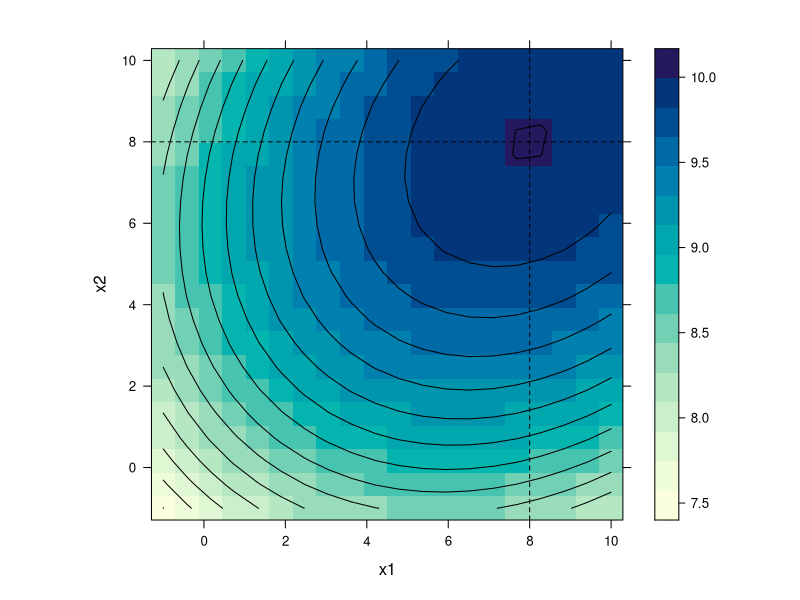
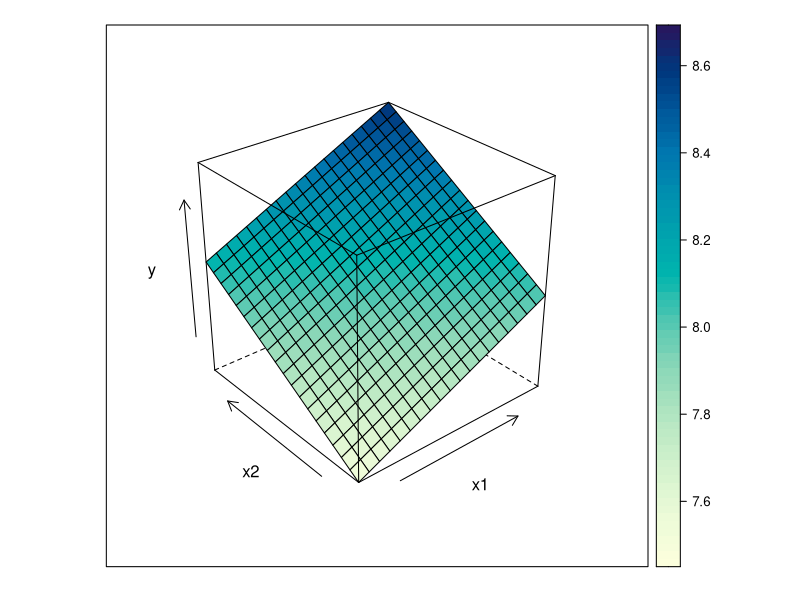
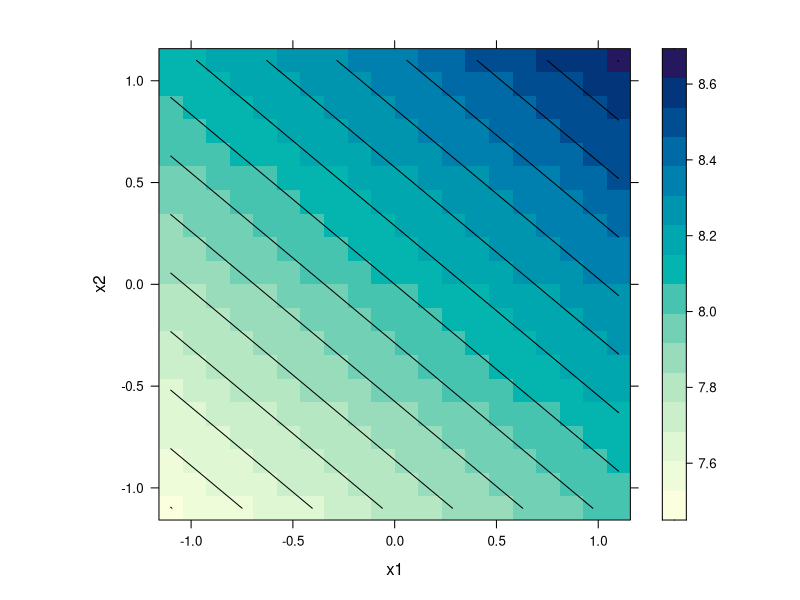
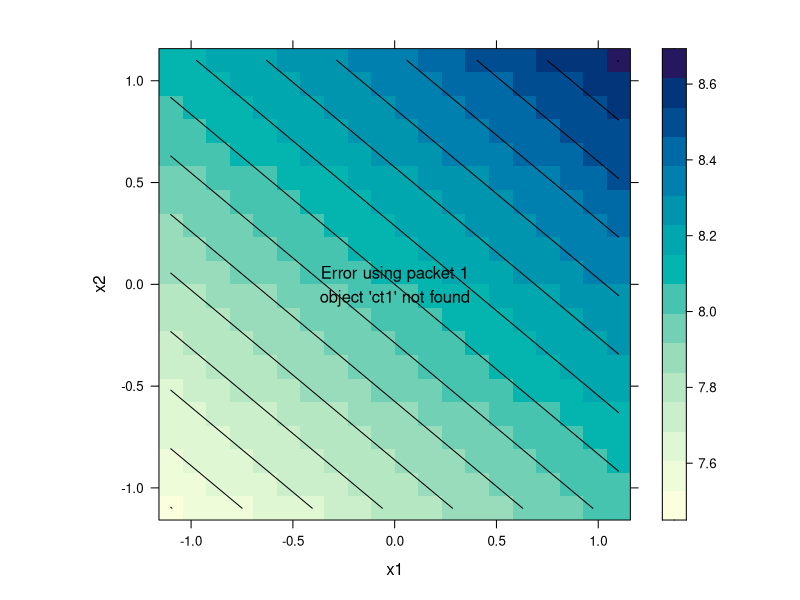
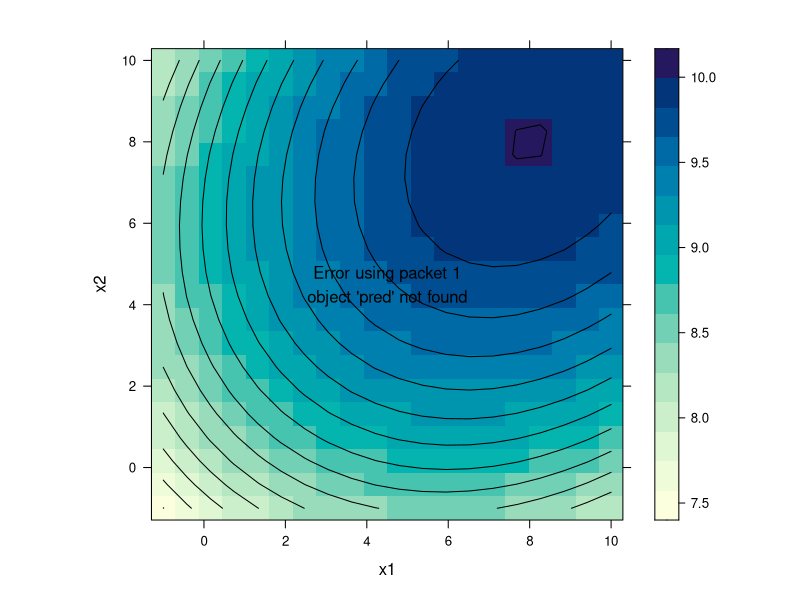
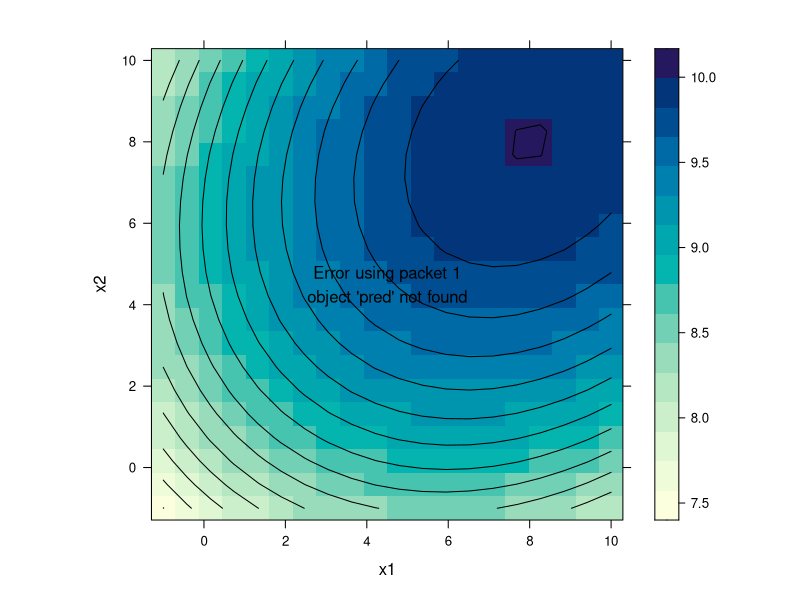
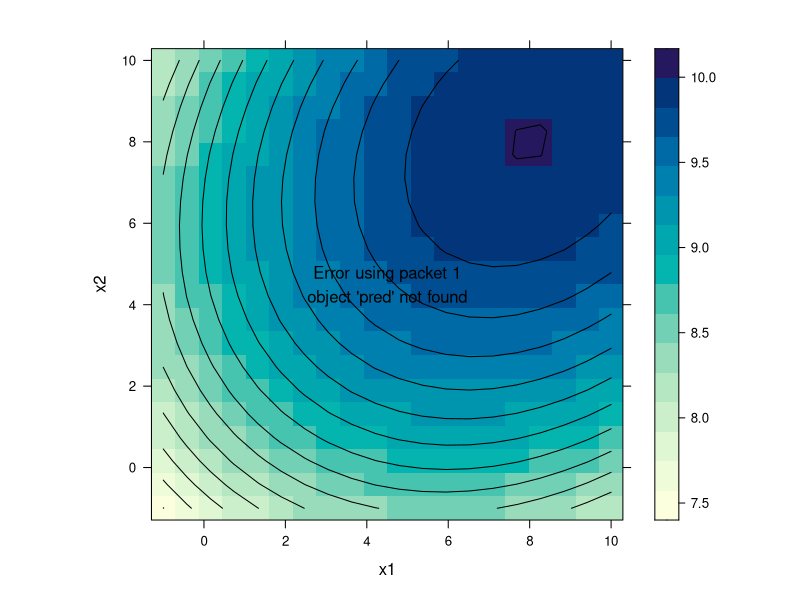
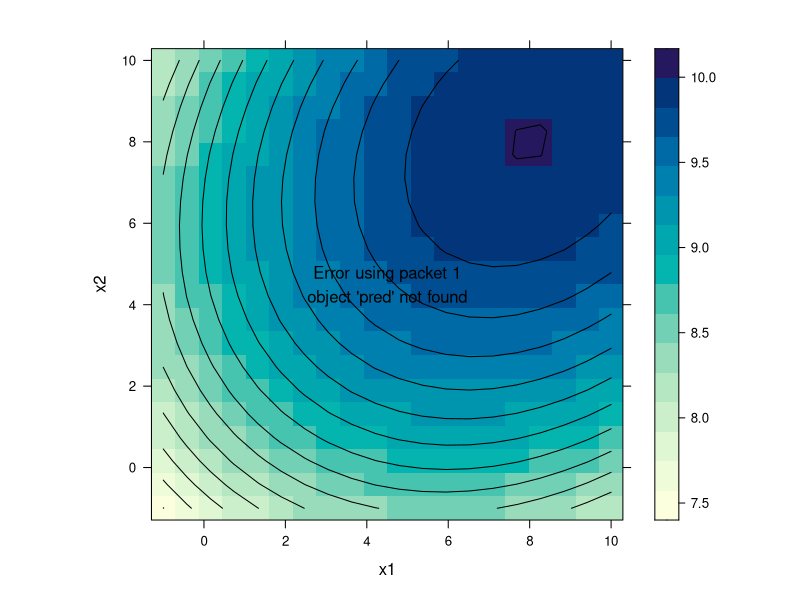

These charts were generated, in order, by the following R code:
#-----------------------------------------------------------------------
# Carregando pacotes e funções.

library(lattice)
library(latticeExtra)

# Para criar uma sequência de valores.
eseq <- function(x, n = 20) {
    r <- extendrange(x)
    s <- seq(r[1], r[2], length.out = n[1])
    return(s)
}

# Para gear a superfície teórica de um fenômeno. O ponto estácionário é
# em x1 = 8 e x2 = 8 e o valor no ponto estacionário é y = 10.
superficie <- function(x1, x2) {
    x1 <- x1 - 8
    x2 <- x2 - 8
    y <- 10 +
        -0.02 * (x1^2) +
         -0.02 * (x2^2) +
         0.01 * x1 * x2
    return(y)
}

# Para adicionar um erro aos valores simulados.
erro <- function(y, sd = 0.05) {
    y <- y + rnorm(length(y), 0, sd = sd)
    return(y)
}

# Visualizando a superfície teórica.
da <- expand.grid(x1 = seq(-1, 10, length.out = 20),
                  x2 = seq(-1, 10, length.out = 20))
da$y <- with(da, superficie(x1, x2))

levelplot(y ~ x1 + x2, data = da, contour = TRUE, aspect = "iso") +
    layer(panel.abline(v = 8, h = 8, lty = 2))

#-----------------------------------------------------------------------
# Primeiro experimento: fatorial 2^k com pontos centrais.

# Centro do experimento.
ct1 <- c(0, 0)

# Pontos fatoriais.
exp1 <- expand.grid(x1 = c(-1, 1),
                    x2 = c(-1, 1))

# Pontos centrais.
exp1 <- rbind(exp1, matrix(ct1,
                           byrow = TRUE,
                           nrow = 4,
                           ncol = 2,
                           dimnames = list(NULL, names(exp1))))

# Classificando observações do centro para estimar efeito de curvatura.
exp1$centro <- gl(n = 2, k = 4)

# Plano experimental.
exp1

# Simulando valores da resposta.
set.seed(123)
exp1$y <- with(exp1, erro(superficie(x1, x2)))

# Ajustando o modelo.
m1 <- lm(y ~ x1 * x2 + centro, data = exp1)
anova(m1)

# Reduzindo o modelo.
m1 <- lm(y ~ x1 + x2, data = exp1)
anova(m1)

# Estimativas dos coeficientes.
summary(m1)

# Efeitos de x1 e x2 para obter a direção do próximo plano.
b1 <- coef(m1)[-1]
b1

# Predição.
pred <- with(exp1,
             expand.grid(x1 = eseq(x1),
                         x2 = eseq(x2)))
pred$y <- predict(m1, newdata = pred)

wireframe(y ~ x1 + x2, data = pred, drape = TRUE)
levelplot(y ~ x1 + x2, data = pred, contour = TRUE, aspect = "iso")

levelplot(y ~ x1 + x2, data = pred, contour = TRUE, aspect = "iso") +
    layer(panel.arrows(ct1[1],
                       ct1[2],
                       ct1[1] + b1[1],
                       ct1[2] + b1[2],
                       length = 0.1))

#-----------------------------------------------------------------------
# Experimento 2.

# Direção de maior inclinação.
b1[1]/b1[2]

levelplot(y ~ x1 + x2, data = da, contour = TRUE, aspect = "iso") +
    layer(panel.levelplot(x = pred$x1, y = pred$x2, z = pred$y,
                          subscripts = 1:length(pred$x1),
                          contour = TRUE,
                          col.regions = grey.colors)) +
    layer(panel.rect(min(x1), min(x2), max(x1), max(x2)),
          data = exp1) +
    layer(panel.arrows(ct1[1],
                       ct1[2],
                       ct1[1] + 10 * b1[1],
                       ct1[2] + 10 * b1[2],
                       length = 0.1))

# Centro do novo plano experimental é ponta da seta.
ct2 <- 10 * b1

# Plano experimental centrado no novo centro.
exp2 <- expand.grid(x1 = ct2[1] + c(-1, 1),
                    x2 = ct2[2] + c(-1, 1))
exp2 <- rbind(exp2, matrix(ct2,
                           byrow = TRUE,
                           nrow = 4,
                           ncol = 2,
                           dimnames = list(NULL, names(exp2))))
exp2$centro <- gl(n = 2, k = 4)

# Resposta observada.
set.seed(234)
exp2$y <- with(exp2, erro(superficie(x1, x2)))
exp2

# Ajuste do modelo.
m2 <- lm(y ~ x1 * x2 + centro, data = exp2)
anova(m2)

# Ajuste do modelo reduzido.
m2 <- lm(y ~ x1 + x2, data = exp2)
anova(m2)

# Estimativas dos efeitos.
summary(m2)

# Efeitos de x1 e x2.
b2 <- coef(m2)[-1]
b2

# Predição.
pred <- with(exp2,
             expand.grid(x1 = eseq(x1),
                         x2 = eseq(x2)))
pred$y <- predict(m2, newdata = pred)

levelplot(y ~ x1 + x2, data = da, contour = TRUE, aspect = "iso") +
    layer(panel.levelplot(x = pred$x1, y = pred$x2, z = pred$y,
                          subscripts = 1:length(pred$x1),
                          contour = TRUE,
                          col.regions = grey.colors)) +
    layer(panel.rect(min(x1), min(x2), max(x1), max(x2)),
          data = exp2) +
    layer(panel.arrows(ct2[1],
                       ct2[2],
                       ct2[1] + 10 * b2[1],
                       ct2[2] + 10 * b2[2],
                       length = 0.1)) +
    layer(panel.rect(min(x1), min(x2), max(x1), max(x2)),
          data = exp1) +
    layer(panel.arrows(ct1[1],
                       ct1[2],
                       ct1[1] + 10 * b1[1],
                       ct1[2] + 10 * b1[2],
                       length = 0.1))

#-----------------------------------------------------------------------
# Experimento 3.

# Direção de maior inclinação.
b2[1]/b2[2]

# Centro do novo plano
ct3 <- ct2 + 10 * c(b2[1], b2[2])

# Novo plano experimental.
exp3 <- expand.grid(x1 = ct3[1] + c(-1, 1),
                    x2 = ct3[2] + c(-1, 1))
exp3 <- rbind(exp3, matrix(ct3,
                           byrow = TRUE,
                           nrow = 4,
                           ncol = 2,
                           dimnames = list(NULL, names(exp3))))
exp3$centro <- gl(n = 2, k = 4)

# Obtendo a resposta.
set.seed(234)
exp3$y <- with(exp3, erro(superficie(x1, x2)))
exp3

# Ajuste do modelo.
m3 <- lm(y ~ x1 * x2 + centro, data = exp3)
anova(m3)

# Ajuste do modelo reduzido.
m3 <- lm(y ~ x1 + x2, data = exp3)
anova(m3)

# Estimativas dos efeitos.
summary(m3)

# NOTE: x1 e x2 não foram significativos (à 5%) nesse experimento e isso
# é um indicatico de proximidade da região estacionária.

# Efeitos de x1 e x2.
b3 <- coef(m3)[-1]
b3

# Predição.
pred <- with(exp3,
             expand.grid(x1 = eseq(x1),
                         x2 = eseq(x2)))
pred$y <- predict(m3, newdata = pred)

levelplot(y ~ x1 + x2, data = da, contour = TRUE, aspect = "iso") +
    layer(panel.levelplot(x = pred$x1, y = pred$x2, z = pred$y,
                          subscripts = 1:length(pred$x1),
                          contour = TRUE,
                          col.regions = grey.colors)) +
    layer(panel.rect(min(x1), min(x2), max(x1), max(x2)),
          data = exp3) +
    layer(panel.arrows(ct3[1],
                       ct3[2],
                       ct3[1] + 20 * b3[1],
                       ct3[2] + 20 * b3[2],
                       length = 0.1)) +
    layer(panel.rect(min(x1), min(x2), max(x1), max(x2)),
          data = exp2) +
    layer(panel.arrows(ct2[1],
                       ct2[2],
                       ct2[1] + 10 * b2[1],
                       ct2[2] + 10 * b2[2],
                       length = 0.1)) +
    layer(panel.rect(min(x1), min(x2), max(x1), max(x2)),
          data = exp1) +
    layer(panel.arrows(ct1[1],
                       ct1[2],
                       ct1[1] + 10 * b1[1],
                       ct1[2] + 10 * b1[2],
                       length = 0.1))


#-----------------------------------------------------------------------
# Experimento 3.

# Direção de maior inclinação.
b3[1]/b3[2]

# Centro do novo plano
ct4 <- ct3 + 10 * c(b2[1], b2[2])

# Novo plano experimental.
exp3 <- expand.grid(x1 = ct3[1] + c(-1, 1),
                    x2 = ct3[2] + c(-1, 1))
exp3 <- rbind(exp3, matrix(ct3,
                           byrow = TRUE,
                           nrow = 4,
                           ncol = 2,
                           dimnames = list(NULL, names(exp3))))
exp3$centro <- gl(n = 2, k = 4)

# Obtendo a resposta.
set.seed(234)
exp3$y <- with(exp3, erro(superficie(x1, x2)))
exp3

# Ajuste do modelo.
m3 <- lm(y ~ x1 * x2 + centro, data = exp3)
anova(m3)

# Ajuste do modelo reduzido.
m3 <- lm(y ~ x1 + x2, data = exp3)
anova(m3)

# Estimativas dos efeitos.
summary(m3)

# NOTE: x1 e x2 não foram significativos (à 5%) nesse experimento e isso
# é um indicatico de proximidade da região estacionária.

# Efeitos de x1 e x2.
b3 <- coef(m3)[-1]
b3

# Predição.
pred <- with(exp3,
             expand.grid(x1 = eseq(x1),
                         x2 = eseq(x2)))
pred$y <- predict(m3, newdata = pred)

levelplot(y ~ x1 + x2, data = da, contour = TRUE, aspect = "iso") +
    layer(panel.levelplot(x = pred$x1, y = pred$x2, z = pred$y,
                          subscripts = 1:length(pred$x1),
                          contour = TRUE,
                          col.regions = grey.colors)) +
    layer(panel.rect(min(x1), min(x2), max(x1), max(x2)),
          data = exp3) +
    layer(panel.arrows(ct3[1],
                       ct3[2],
                       ct3[1] + 20 * b3[1],
                       ct3[2] + 20 * b3[2],
                       length = 0.1)) +
    layer(panel.rect(min(x1), min(x2), max(x1), max(x2)),
          data = exp2) +
    layer(panel.arrows(ct2[1],
                       ct2[2],
                       ct2[1] + 10 * b2[1],
                       ct2[2] + 10 * b2[2],
                       length = 0.1)) +
    layer(panel.rect(min(x1), min(x2), max(x1), max(x2)),
          data = exp1) +
    layer(panel.arrows(ct1[1],
                       ct1[2],
                       ct1[1] + 10 * b1[1],
                       ct1[2] + 10 * b1[2],
                       length = 0.1))


#-----------------------------------------------------------------------
# Experimento 4 - Entrar com o Planejamento Composto central.

# Direção de maior inclinação.
b3[1]/b3[2]

# Centro do novo plano
ct4 <- ct3 + 20 * c(b3[1], b3[2])

# Planejamento composto central.
r <- sqrt(2)
exp4 <- expand.grid(x1 = ct4[1] + c(-1, 1),
                    x2 = ct4[2] + c(-1, 1))
exp4 <- rbind(exp4,
              data.frame(x1 = ct4[1] + c(r, -r, 0, 0),
                         x2 = ct4[2] + c(0, 0, r, -r)))
exp4 <- rbind(exp4, matrix(ct4,
                           byrow = TRUE,
                           nrow = 4,
                           ncol = 2,
                           dimnames = list(NULL, names(exp4))))
exp4$centro <- rep(1:2, c(nrow(exp4) - 4, 4))

# Visualizando o planejamento.
xyplot(x1 ~ x2, data = exp4, aspect = "iso", pch = 19) +
    layer(panel.segments(ct4[2] + c(-r, 0),
                         ct4[1] + c(0, -r),
                         ct4[2] + c(r, 0),
                         ct4[1] + c(0, r),
                         col = 1, lty = 2)) +
    layer(panel.lines(ct4[2] + c(-1, 1, 1, -1, -1),
                      ct4[1] + c(-1, -1, 1, 1, -1),
                      col = 1, lty = 2))

# Obtendo os resultados.
set.seed(301)
exp4$y <- with(exp4, erro(superficie(x1, x2)))
exp4

# m4 <- lm(y ~ x1 * x2 + I(x1^2) + I(x2^2) + centro, data = exp4)
m4 <- lm(y ~ x1 * x2 + I(x1^2) + I(x2^2), data = exp4)
anova(m4)

summary(m4)

# Predição.
pred <- with(exp4,
             expand.grid(x1 = eseq(x1),
                         x2 = eseq(x2)))
pred$y <- predict(m4, newdata = pred)

levelplot(y ~ x1 + x2, data = pred, contour = TRUE, aspect = "iso") +
    layer(panel.points(8, 8, pch = 19, col = "red"))

levelplot(y ~ x1 + x2, data = da, contour = TRUE, aspect = "iso") +
    layer(panel.levelplot(x = pred$x1, y = pred$x2, z = pred$y,
                          subscripts = 1:length(pred$x1),
                          contour = TRUE,
                          col.regions = grey.colors)) +
    layer(panel.points(x1, x2),
          data = exp4) +
    layer(panel.points(x1, x2),
          data = exp3) +
    layer(panel.points(x1, x2),
          data = exp2) +
    layer(panel.points(x1, x2),
          data = exp1) +
    layer(panel.rect(min(x1), min(x2), max(x1), max(x2)),
          data = exp3) +
    layer(panel.arrows(ct3[1],
                       ct3[2],
                       ct3[1] + 20 * b3[1],
                       ct3[2] + 20 * b3[2],
                       length = 0.1)) +
    layer(panel.rect(min(x1), min(x2), max(x1), max(x2)),
          data = exp2) +
    layer(panel.arrows(ct2[1],
                       ct2[2],
                       ct2[1] + 10 * b2[1],
                       ct2[2] + 10 * b2[2],
                       length = 0.1)) +
    layer(panel.rect(min(x1), min(x2), max(x1), max(x2)),
          data = exp1) +
    layer(panel.arrows(ct1[1],
                       ct1[2],
                       ct1[1] + 10 * b1[1],
                       ct1[2] + 10 * b1[2],
                       length = 0.1))

#-----------------------------------------------------------------------
